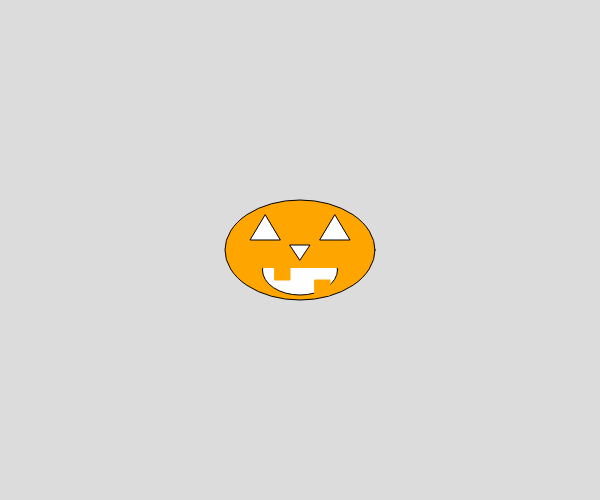
Frame 1 (no input)
Frame 60 (no input): identical to frame 1, image omitted
Frame 120 (the mouse pressed at the canvas centre since frame 60): identical to frame 1, image omitted

The p5.js sketch that drew this single still picture (run headless with seeded random() and noise() and a simulated clock; from frame 60 on, the mouse is pressed at the canvas centre):

// p5.js sketch
// ── sketch.js
function setup() {
  let width = windowWidth / 2;
  let height = windowHeight / 2;
  createCanvas(width, height);
}

function draw() {
  background(220);
  pumpkin();
}

function pumpkin() {
  //define pumpkin body (oval)
  let size = 150;
  let l1 = size;
  let l2 = l1 * (2 / 3);

  let orange = [255, 165, 0];
  let white = [255,255,255];
  fill(orange);
  let oval = ellipse((width / 2), (height / 2), l1, l2);

  //console.log(oval);
  

  stroke(0);
  fill(white);
  ellipse((width / 2), (height / 2) + 20, 75, 50);
  //draw the mouth (squares)
  stroke(orange);
  fill(orange);
  rect((width / 2)- 37.5, (height / 2) - 7.5, 75, 25);
  
  rect((width / 2) - 25, (height / 2) + 15,15,15);  
  rect((width / 2) + 15, (height / 2) + 30,15,15);

  
  //draw the eyes (triangles)
  stroke(0);
  fill(white);
  
  triangle((width / 2) - 35,(height / 2) - 35,
           (width / 2) - 50,(height / 2) - 10, 
           (width / 2) - 20,(height / 2) - 10);
  
  triangle((width / 2) + 35,(height / 2) - 35,
           (width / 2) + 50,(height / 2) - 10, 
           (width / 2) + 20,(height / 2) - 10);
  
  triangle((width / 2) ,(height / 2) + 10,
           (width / 2) + 10,(height / 2) - 5, 
           (width / 2) - 10,(height / 2) - 5);
  
  //TODO: figure out how to access positional coords for saved shapes
//  triangle(oval.width, oval.height, 
  //         oval.width + 25, oval.height + 25, 
    //       oval.width + 25, oval.height - 25);
    
}
